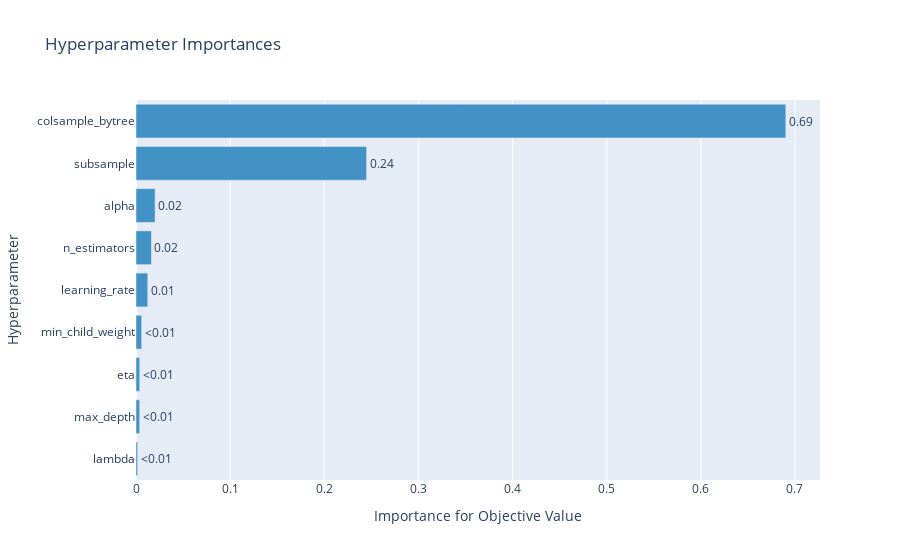

Notebook cell for this chart:
### Code cell
fig = optuna.visualization.plot_param_importances(study)
fig.show()

### Figure 1 — Plotly figure (JSON) as saved in the notebook; plotly's stock layout.template omitted (floating-point values rounded to 4 significant figures)
{"data": [{"cliponaxis": false, "hovertemplate": ["lambda (IntDistribution): 0.0016822714273802331<extra></extra>", "max_depth (IntDistribution): 0.003913609345853136<extra></extra>", "eta (FloatDistribution): 0.003969379651344109<extra></extra>", "min_child_weight (IntDistribution): 0.006011718983875051<extra></extra>", "learning_rate (FloatDistribution): 0.012490018069655795<extra></extra>", "n_estimators (IntDistribution): 0.01642758929901531<extra></extra>", "alpha (IntDistribution): 0.020302674248231747<extra></extra>", "subsample (CategoricalDistribution): 0.24493353235472853<extra></extra>", "colsample_bytree (CategoricalDistribution): 0.690269206619916<extra></extra>"], "marker": {"color": "rgb(66,146,198)"}, "orientation": "h", "text": ["<0.01", "<0.01", "<0.01", "<0.01", "0.01", "0.02", "0.02", "0.24", "0.69"], "textposition": "outside", "type": "bar", "x": [0.001682, 0.003914, 0.003969, 0.006012, 0.01249, 0.01643, 0.0203, 0.2449, 0.6903], "y": ["lambda", "max_depth", "eta", "min_child_weight", "learning_rate", "n_estimators", "alpha", "subsample", "colsample_bytree"]}], "layout": {"showlegend": false, "title": {"text": "Hyperparameter Importances"}, "xaxis": {"title": {"text": "Importance for Objective Value"}}, "yaxis": {"title": {"text": "Hyperparameter"}}}}
